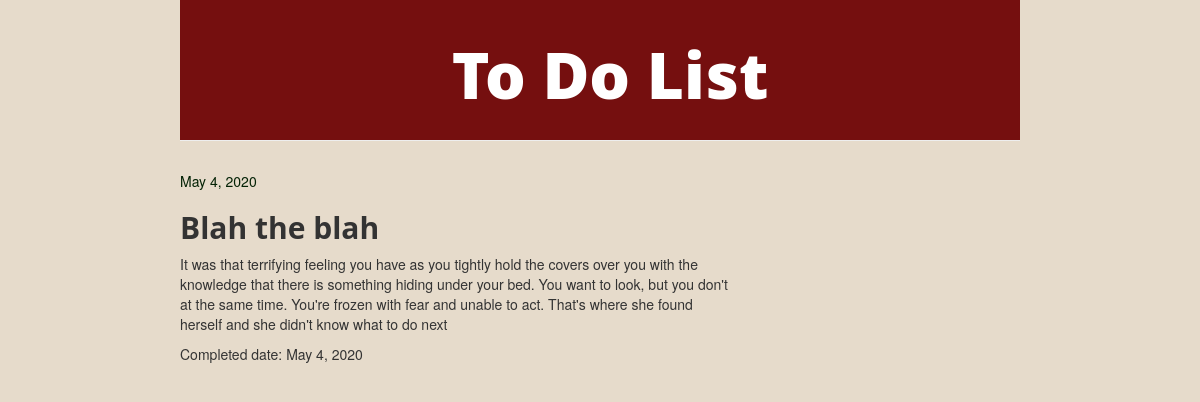
The page /task/15/ on the database its author committed.
### todoapp/models.py (models this page shows, shortened)
class Task(models.Model):
    posted_by = models.ForeignKey(settings.AUTH_USER_MODEL, on_delete=models.CASCADE, null=True)
    task_title = models.CharField(max_length=100)
    task_text = models.TextField()
    posted_date = models.DateField(default=timezone.now)
    checkbox = models.BooleanField(default=False)
    completed_date = models.DateField(blank=True, null=True)

### todoapp/views.py (the view)
# urls.py: path('task/<int:pk>/', views.task_detail, name='task_detail'),
def task_detail(request, pk):
    task = get_object_or_404(Task, pk=pk)
    return render(request, 'todoapp/task_detail.html', {'task':task})

### todoapp/templates/todoapp/task_detail.html (shortened to what this page needs)
{% extends 'todoapp/base.html' %}
{% block content %}
    <div class="post">
        {% if task.posted_date %}
            <div class="date">
                {{ task.posted_date }}
            </div>
        {% endif %}
        <h2>{{ task.task_title }}</h2>
        <p>{{ task.task_text|linebreaksbr }}</p>
        <p>Completed date: {{ task.completed_date }}</p>
    </div>
{% endblock %}

### todoapp/static/css/todo.css (style rules this page uses)
body { padding-left: 180px; padding-right: 180px; background-color: rgb(230, 219, 203); }
h1, h2, h3, h4 { font-family: 'Open Sans'; font-weight: bold; }
.date { color: #032205; }

### rows shown on the page
Task: posted_date "May 4, 2020", task_title "Blah the blah", task_text "It was that terrifying feeling you have as you tightly hold the covers over you with the knowledge that there is something hiding under your bed. You want to look, but you don't at the same time. You're frozen with fear and unable to act. That's where she found herself and she didn't know what to do next", completed_date "May 4, 2020"
